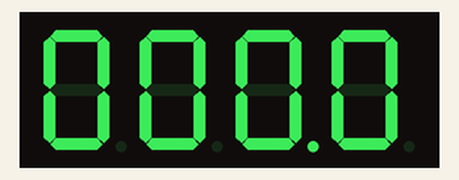
A sketch run on a simulated Arduino Uno, built with avr-gcc and run on an emulated ATmega328P. Parts: 4-digit seven-segment display.

Above: at 0.05 s.
At 4.97 s:
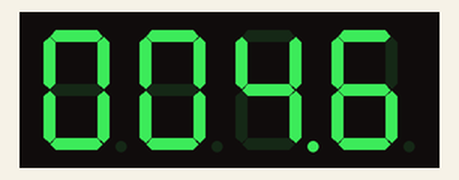
At 10.01 s:
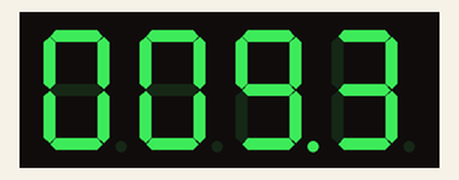
At 19.97 s:
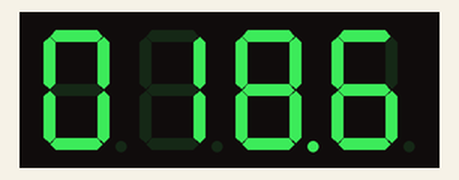
At 29.93 s:
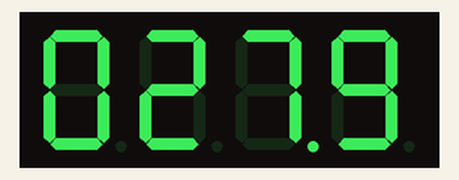
At 39.89 s:
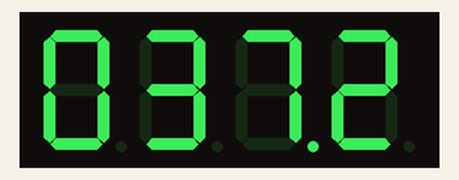

The sketch:

cronometro_2.ino
```cpp
// (licence header left out)
#include "SevSeg.h"

//Create an instance of the object.
SevSeg myDisplay;

//Create global variables
unsigned long timer;
int deciSecond = 0;
int deciMinut = 0;

void setup()
{


   //Serial.begin(9600);
  int displayType = COMMON_CATHODE; //Your display is either common cathode or common anode


  //This pinout is for a bubble dispaly
  //Declare what pins are connected to the GND pins (cathodes)
  int digit1 = 10; //Pin 10
  int digit2 = 11; //Pin 11
  int digit3 = 12; //Pin 12
  int digit4 = 13; //Pin 13

  //Declare what pins are connected to the segments (anodes)
  int segA = 2; //Pin 2
  int segB = 3; //Pin 3
  int segC = 4; //Pin 4
  int segD = 5; //Pin 5
  int segE = 6; //Pin 6
  int segF = 7; //Pin 7
  int segG = 8; //Pin 8
  int segDP = 9; //Pin 9

  int numberOfDigits = 4; //Do you have a 1, 2 or 4 digit display?

  myDisplay.Begin(displayType, numberOfDigits, digit1, digit2, digit3, digit4, segA, segB, segC, segD, segE, segF, segG, segDP);

  myDisplay.SetBrightness(100); //Set the display to 100% brightness level

  timer = millis();
}

void loop()
{
  //Example ways of displaying a decimal number
  char tempString[10]; //Used for sprintf
  //sprintf(tempString, "%4d", deciSecond); //Convert deciSecond into a string that is right adjusted
  //sprintf(tempString, "%d", deciSecond); //Convert deciSecond into a string that is left adjusted
  sprintf(tempString, "%04d", deciSecond); //Convert deciSecond into a string with leading zeros
  //sprintf(tempString, "%4d", deciSecond * -1); //Shows a negative sign infront of right adjusted number
  //sprintf(tempString, "%4X", deciSecond); //Count in HEX, right adjusted

  //Produce an output on the display
  myDisplay.DisplayString(tempString, 4); //(numberToDisplay, decimal point location in binary number [4 means the third digit])

  //Other examples
  myDisplay.DisplayString(tempString, 4); //Display string, no decimal point
  //myDisplay.DisplayString("-235", 2); //Display string, decimal point in second position
  //myDisplay.DisplayString("8888", 15); //Everything on!

  //Check if 10ms has elapsed
  if (millis() - timer >= 100)
  {
    timer = millis();
    deciSecond++;
    if (deciSecond == 60) {
      //deciSecond = 0;
      deciMinut++;
    }
  }
  //Serial.println("Segundos: " + deciSecond);
  //Serial.println("minutos: " + deciMinut);
  delay(5);
}
```
